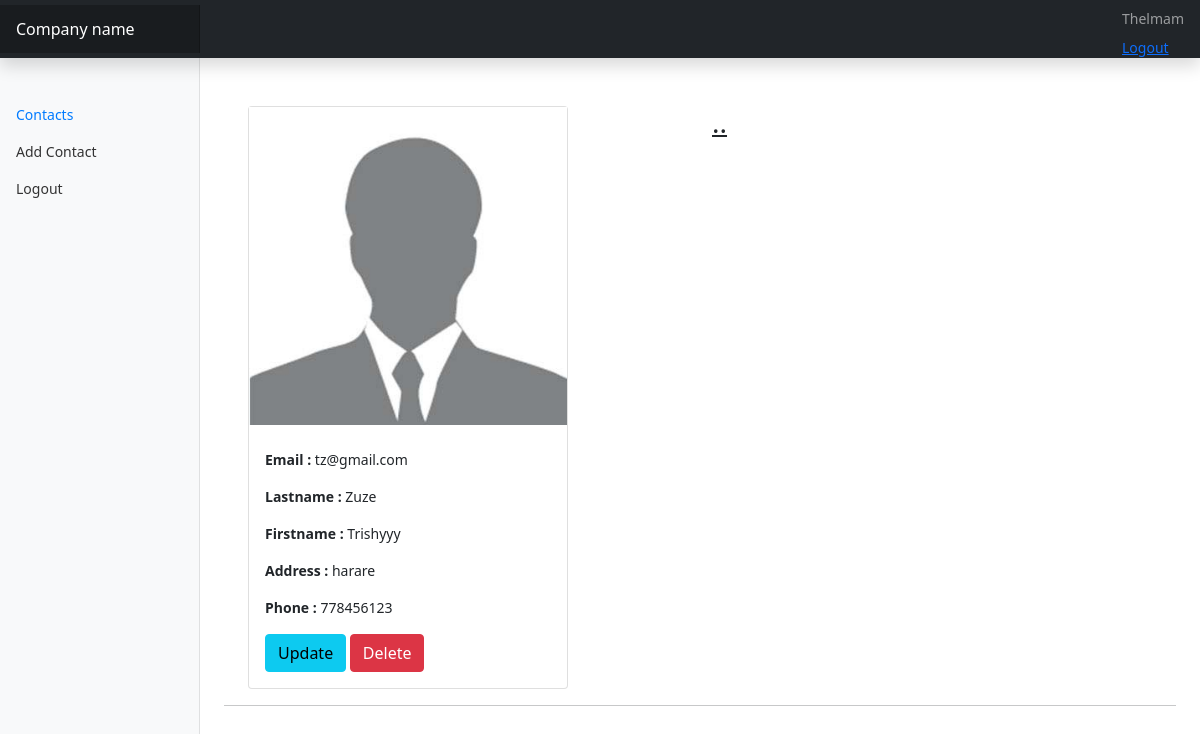
Before: /view_contact/8/ (signed in) with the older database file.
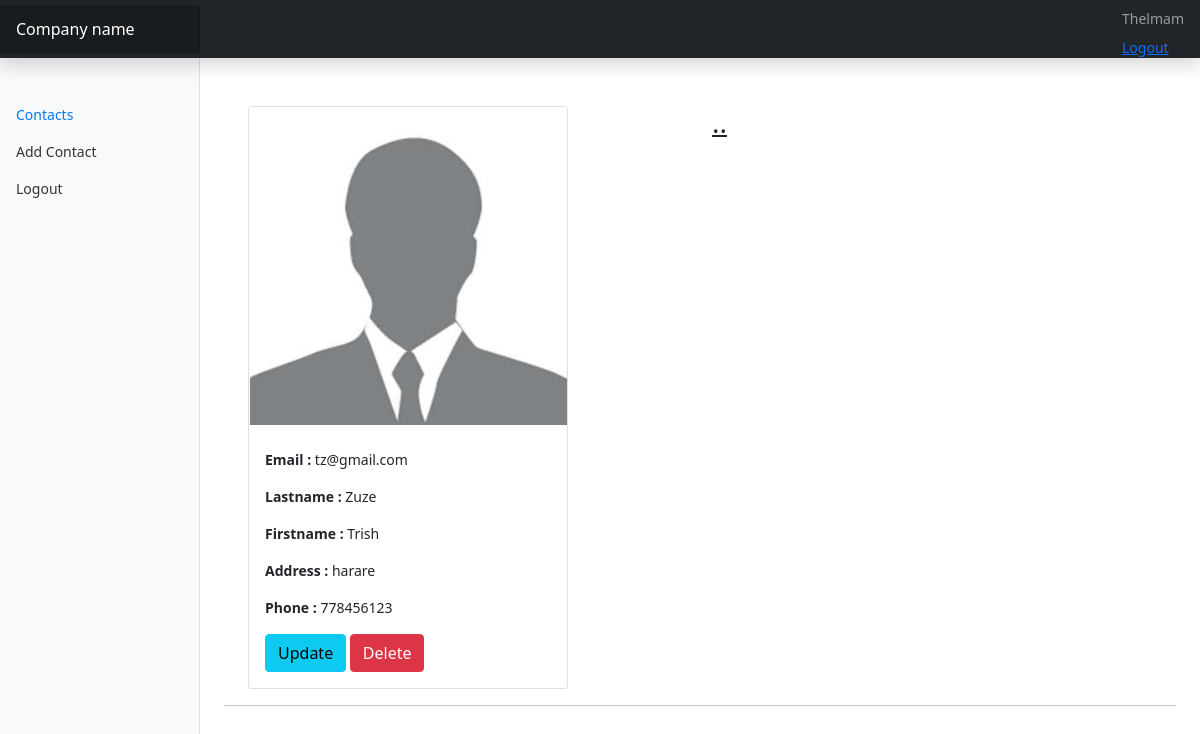
After: the same page with the newer database file.
### main/models.py (models this page shows, shortened)
class contacts(models.Model):
    userid = models.ForeignKey(User,on_delete=models.CASCADE)
    contact_name = models.CharField(max_length=100, blank=True, null=True)
    contact_lastname = models.CharField(max_length=100)
    contact_job = models.CharField(max_length=100,default='')
    contact_email = models.EmailField(max_length=100)
    contact_phone = models.PositiveIntegerField(unique= True)
    contact_address = models.CharField(max_length=100)
    contact_image = models.ImageField(default='default.jpg' ,upload_to ='profile_pics')
    class Meta:
        ordering =['contact_name']
    '''def clean(self):

        if self.contact_address != 'Sunningdale':
            raise ValidationError('we only want sunngindale people')
        return self.clean_data'''

### main/views.py (the view, shortened to what this page needs)
# urls.py: path('view_contact/<int:pk>/',ViewContactView.as_view(),name='view-contact'),
class ViewContactView(LoginRequiredMixin,DetailView):
    model = contacts
    template_name = 'main/view-contact.html'

### main/templates/main/view-contact.html (shortened to what this page needs)
{% extends "main/base/base.html" %}
{% load crispy_forms_tags %}
{% block content %}
 <div class="d-flex justify-content-between flex-wrap flex-md-nowrap align-items-center pt-3 pb-2 mb-3">
      </div>
   <div class="container">
  <div class="row">
    <div class="col">
<div class="card" style="width: 20rem;">
<img src="{{object.contact_image.url}}"  />
  <div class="card-body">
    <p class="card-text"><b>Email :</b> {{ object.contact_email }} </p>
 <p class="card-text"><b>Lastname :</b> {{ object.contact_lastname }} </p>
  <p class="card-text"><b>Firstname :</b> {{object.contact_name}} </p>
  <p class="card-text"><b>Address :</b> {{object.contact_address}} </p>
  <p class="card-text"><b>Phone :</b> {{object.contact_phone}} </p>
 <a href="{% url 'edit-contact' object.id %}" class="btn btn-info">Update</a>
    <a href="{% url 'delete-contact' object.id %}" class="btn btn-danger">Delete</a>
  </div>
</div>
  </div>
   <div class="col">
        <h3><u>..</u></h3>
    </div>
     </div>
</div>
<hr/>
{% endblock %}

Changed rows visible on the page:
changed contacts "tz@gmail.com": contact_name "Trishyyy" → "Trish"
